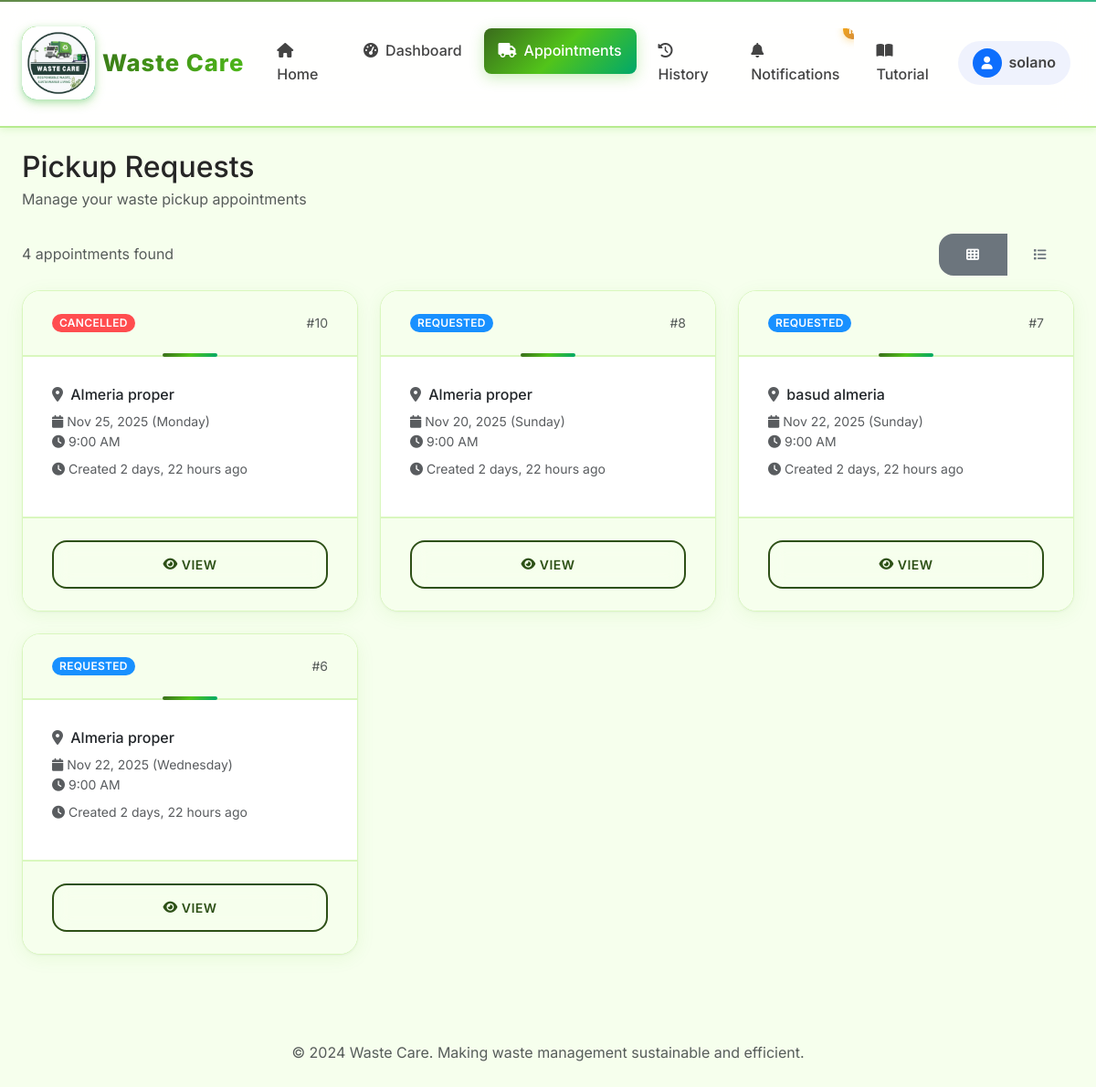
Page /appointments/ (signed in) on the committed database.
### core/models.py (models this page shows, shortened)
class User(AbstractUser):
    ROLE_CHOICES = [
        ("residents", "Residents"),
        ("staff", "Staff"),
        ("admin", "Admin"),
    ]
    role = models.CharField(max_length=20, choices=ROLE_CHOICES, default="residents")

class Appointment(models.Model):
    STATUS_CHOICES = [
        ("pending", "Pending"),
        ("approved", "Approved"),
        ("in_progress", "In Progress"),
        ("completed", "Completed"),
        ("cancelled", "Cancelled"),
    ]
    WASTE_TYPE_CHOICES = [
        ("general", "General Waste"),
        ("recyclable", "Recyclable"),
        ("organic", "Organic/Compost"),
        ("hazardous", "Hazardous Waste"),
        ("bulk", "Bulk Items"),
    ]
    PRIORITY_CHOICES = [
        ("low", "Low Priority"),
        ("normal", "Normal"),
        ("high", "High Priority"),
        ("urgent", "Urgent"),
    ]
    DAY_CHOICES = [
        ("monday", "Monday"),
        ("tuesday", "Tuesday"),
        ("wednesday", "Wednesday"),
        ("thursday", "Thursday"),
        ("friday", "Friday"),
        ("saturday", "Saturday"),
        ("sunday", "Sunday"),
    ]
    customer = models.ForeignKey(User, on_delete=models.CASCADE, related_name="appointments")
    pickup_day = models.CharField(max_length=10, choices=DAY_CHOICES, default="monday", help_text="Preferred day of the week for pickup")
    address = models.CharField(max_length=255)
    latitude = models.DecimalField(max_digits=9, decimal_places=6, null=True, blank=True, help_text="Latitude coordinate")
    longitude = models.DecimalField(max_digits=9, decimal_places=6, null=True, blank=True, help_text="Longitude coordinate")
    preferred_date = models.DateField()
    preferred_time = models.TimeField()
    waste_type = models.CharField(max_length=20, choices=WASTE_TYPE_CHOICES, default="general")
    estimated_weight = models.DecimalField(max_digits=6, decimal_places=2, null=True, blank=True, help_text="Weight in kg")
    priority = models.CharField(max_length=10, choices=PRIORITY_CHOICES, default="normal")
    notes = models.TextField(blank=True)
    special_instructions = models.TextField(blank=True, help_text="Special handling requirements")
    status = models.CharField(max_length=20, choices=STATUS_CHOICES, default="pending")
    created_at = models.DateTimeField(auto_now_add=True)
    updated_at = models.DateTimeField(auto_now=True)
    handled_by = models.ForeignKey(
        User, on_delete=models.SET_NULL, null=True, blank=True, related_name="handled_appointments"
    )
    scheduled_datetime = models.DateTimeField(null=True, blank=True)
    completion_datetime = models.DateTimeField(null=True, blank=True)
    actual_weight = models.DecimalField(max_digits=6, decimal_places=2, null=True, blank=True)
    class Meta:
        ordering = ['-created_at']
        indexes = [
            models.Index(fields=['status', 'preferred_date']),
            models.Index(fields=['customer', 'status']),
        ]

### core/views.py (the view)
# urls.py: path("appointments/", views.pickup_list, name="pickup_list"),
@login_required
def pickup_list(request):
    from django.db.models import Q
    if is_staff_like(request.user):
        qs = Appointment.objects.all()
    else:
        qs = Appointment.objects.filter(customer=request.user)
    search_query = request.GET.get('search')
    if search_query:
        qs = qs.filter(
            Q(address__icontains=search_query) |
            Q(notes__icontains=search_query)
        )
    status_filter = request.GET.get('status')
    if status_filter:
        qs = qs.filter(status=status_filter)
    date_from = request.GET.get('date_from')
    if date_from:
        qs = qs.filter(preferred_date__gte=date_from)
    return render(request, "core/pickup_list.html", {"appointments": qs.order_by("-created_at")})

### core/context_processors.py (called while the page is built)
def navbar_context(request):
    context = {
        'MAPTILER_API_KEY': settings.MAPTILER_API_KEY,
    }
    if request.user.is_authenticated:
        context['unread_notifications'] = Notification.objects.filter(
            user=request.user,
            is_read=False
        ).count()
    else:
        context['unread_notifications'] = 0
    return context

### core/views.py (called while the page is built)
def is_staff_like(user: User) -> bool:
    return user.is_authenticated and (user.role in {"staff", "admin"} or user.is_staff)

### core/templates/core/pickup_list.html (shortened to what this page needs)
{% extends "base.html" %}
{% block content %}
<div class="mb-4">
  <div class="d-flex justify-content-between align-items-center">
    <div>
      <h1 class="h2 mb-1">Pickup Requests</h1>
      <p class="text-muted mb-0">Manage your waste pickup appointments</p>
    </div>
  </div>
</div>
<div class="d-flex justify-content-between align-items-center mb-3">
  <div>
    <span class="text-muted">{{ appointments|length }} appointment{{ appointments|length|pluralize }} found</span>
  </div>
  <div class="btn-group" role="group">
    <label class="btn btn-outline-secondary btn-sm" for="grid-view">
      <i class="fas fa-th"></i>
    </label>
    <label class="btn btn-outline-secondary btn-sm" for="list-view">
      <i class="fas fa-list"></i>
    </label>
  </div>
</div>
<div id="appointments-grid" class="row g-4">
  {% for a in appointments %}
    <div class="col-md-6 col-lg-4">
      <div class="card h-100 appointment-card" data-status="{{ a.status }}">
        <div class="card-header d-flex justify-content-between align-items-center">
          <span class="badge status-{{ a.status }}">{{ a.get_status_display }}</span>
          <small class="text-muted">#{{ a.id }}</small>
        </div>
        <div class="card-body">
          <h6 class="card-title">
            <i class="fas fa-map-marker-alt text-muted me-1"></i>
            {{ a.address|truncatechars:30 }}
          </h6>
          <div class="mb-2">
            <small class="text-muted d-block">
              <i class="fas fa-calendar me-1"></i>{{ a.preferred_date|date:"M d, Y" }} ({{ a.get_pickup_day_display }})
            </small>
            <small class="text-muted d-block">
              <i class="fas fa-clock me-1"></i>{{ a.preferred_time|time:"g:i A" }}
            </small>
          </div>
          <div class="text-muted small mb-2">
            <i class="fas fa-clock me-1"></i>Created {{ a.created_at|timesince }} ago
          </div>
        </div>
        <div class="card-footer bg-transparent">
          <div class="d-flex gap-2">
            <a href="{% url 'core:pickup_detail' a.pk %}" class="btn btn-sm btn-outline-primary flex-fill">
              <i class="fas fa-eye me-1"></i>View
            </a>
          </div>
        </div>
      </div>
    </div>
  {% endfor %}
</div>
{% endblock %}

### waste_care/templates/includes/navbar.html (shortened to what this page needs)
{% load static %}
<nav class="navbar navbar-expand-lg sticky-top">
  <div class="container-fluid px-4">
    <a class="navbar-brand d-flex align-items-center" href="{% url 'core:home' %}">
      <div class="brand-icon me-2">
        <img src="{% static 'img/image1.jpg' %}" alt="Waste Care logo" class="brand-icon-image">
      </div>
      <span class="brand-text">Waste Care</span>
    </a>
    <div class="collapse navbar-collapse" id="navbarNav">
      <ul class="navbar-nav me-auto">
        <li class="nav-item">
          <a class="nav-link {% if request.resolver_match.url_name == 'home' %}active{% endif %}" href="{% url 'core:home' %}">
            <i class="fas fa-home me-2"></i>Home
          </a>
        </li>
        <li class="nav-item dropdown d-none d-lg-block">
          <a class="nav-link dropdown-toggle {% if 'dashboard' in request.resolver_match.url_name %}active{% endif %}" href="#" id="dashboardDropdown" role="button" data-bs-toggle="dropdown" aria-expanded="false">
            <i class="fas fa-tachometer-alt me-2"></i>Dashboard
          </a>
        </li>
        {% if user.role == 'residents' %}
        <li class="nav-item d-none d-lg-block">
          <a class="nav-link {% if 'pickup' in request.resolver_match.url_name %}active{% endif %}" href="{% url 'core:pickup_list' %}">
            <i class="fas fa-truck me-2"></i>Appointments
          </a>
        </li>
        {% else %}
        <li class="nav-item dropdown d-none d-lg-block">
          <a class="nav-link dropdown-toggle {% if 'pickup' in request.resolver_match.url_name or 'appointment' in request.resolver_match.url_name %}active{% endif %}" href="#" id="appointmentsDropdown" role="button" data-bs-toggle="dropdown" aria-expanded="false">
            <i class="fas fa-truck me-2"></i>Appointments
          </a>
        </li>
        {% endif %}
        <li class="nav-item">
          <a class="nav-link {% if request.resolver_match.url_name == 'history' %}active{% endif %}" href="{% url 'core:history' %}">
            <i class="fas fa-history me-2"></i>History
          </a>
        </li>
        <li class="nav-item">
          <a class="nav-link {% if request.resolver_match.url_name == 'notifications' %}active{% endif %}" href="{% url 'core:notifications' %}">
            <i class="fas fa-bell me-2"></i>Notifications
            {% if unread_notifications > 0 %}
              <span class="notification-badge">{{ unread_notifications }}</span>
            {% endif %}
          </a>
        </li>
        <li class="nav-item">
          <a class="nav-link {% if request.resolver_match.url_name == 'tutorial' %}active{% endif %}" href="{% url 'core:tutorial' %}">
            <i class="fas fa-book-open me-2"></i>Tutorial
          </a>
        </li>
      </ul>
      <ul class="navbar-nav">
        {% if user.is_authenticated %}
          <li class="nav-item dropdown">
            <a class="nav-link dropdown-toggle d-flex align-items-center px-3 py-2" href="#" id="userDropdown" role="button" data-bs-toggle="dropdown">
              <div class="rounded-circle bg-primary d-flex align-items-center justify-content-center me-2" style="width: 32px; height: 32px;">
                <i class="fas fa-user text-white" style="font-size: 0.875rem;"></i>
              </div>
              <span class="fw-semibold">{{ user.username }}</span>
            </a>
          </li>
        {% endif %}
      </ul>
    </div>
  </div>
</nav>

### rows in the picture
User: username "solano"
Appointment: status "CANCELLED", id "10", address "Almeria proper", preferred_date "Nov 25, 2025", pickup_day "Monday", preferred_time "9:00 AM", created_at "2 days, 22 hours"
Appointment: status "REQUESTED", id "8", address "Almeria proper", preferred_date "Nov 20, 2025", pickup_day "Sunday", preferred_time "9:00 AM", created_at "2 days, 22 hours"
Appointment: status "REQUESTED", id "7", address "basud almeria", preferred_date "Nov 22, 2025", pickup_day "Sunday", preferred_time "9:00 AM", created_at "2 days, 22 hours"
Appointment: status "REQUESTED", id "6", address "Almeria proper", preferred_date "Nov 22, 2025", pickup_day "Wednesday", preferred_time "9:00 AM", created_at "2 days, 22 hours"

### other values in the picture
{{ appointments|length }} "4"
